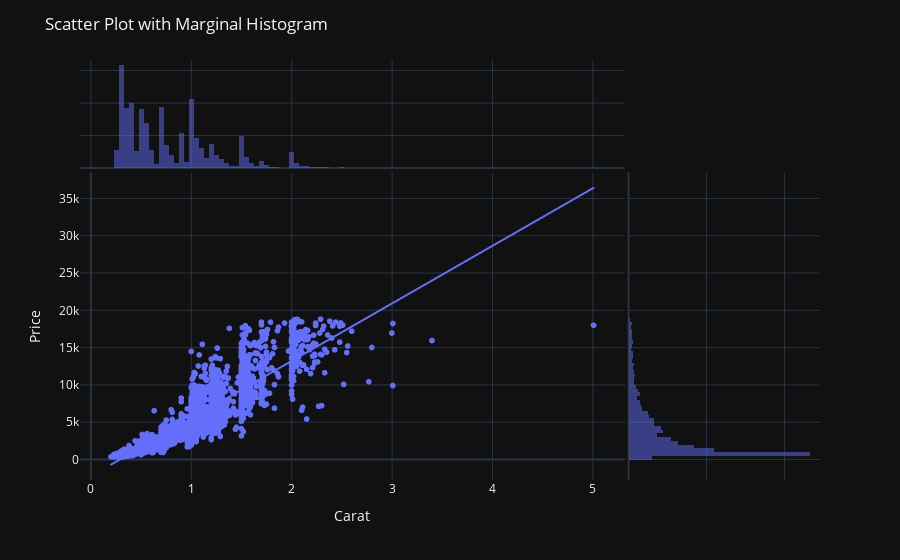

The notebook cell saved with this chart:
### Code cell
fig = px.scatter(
    df,
    x="carat",
    y="price",
    marginal_x="histogram",
    marginal_y="histogram",
    trendline="ols",
)

fig.update_layout(
    template="plotly_dark",
    title="Scatter Plot with Marginal Histogram",
    xaxis_title="Carat",
    yaxis_title="Price",
)
fig.show()

### Figure 1 — Plotly figure (JSON) as saved in the notebook; plotly's stock layout.template omitted (floating-point values rounded to 4 significant figures; data arrays with more than 128 entries replaced by an {"elided": "..."} marker saying what was removed)
{"data": [{"hovertemplate": "carat=%{x}<br>price=%{y}<extra></extra>", "legendgroup": "", "marker": {"color": "#636efa", "symbol": "circle"}, "mode": "markers", "name": "", "showlegend": false, "type": "scattergl", "x": {"elided": "5000 float values"}, "xaxis": "x", "y": {"elided": "5000 int values"}, "yaxis": "y"}, {"bingroup": "x", "hovertemplate": "carat=%{x}<br>count=%{y}<extra></extra>", "legendgroup": "", "marker": {"color": "#636efa"}, "name": "", "opacity": 0.5, "showlegend": false, "type": "histogram", "x": {"elided": "5000 float values"}, "xaxis": "x3", "yaxis": "y3"}, {"bingroup": "y", "hovertemplate": "price=%{y}<br>count=%{x}<extra></extra>", "legendgroup": "", "marker": {"color": "#636efa"}, "name": "", "opacity": 0.5, "showlegend": false, "type": "histogram", "xaxis": "x2", "y": {"elided": "5000 int values"}, "yaxis": "y2"}, {"hovertemplate": "<b>OLS trendline</b><br>price = 7718.89 * carat + -2228.8<br>R<sup>2</sup>=0.849753<br><br>carat=%{x}<br>price=%{y} <b>(trend)</b><extra></extra>", "legendgroup": "", "marker": {"color": "#636efa", "symbol": "circle"}, "mode": "lines", "name": "", "showlegend": false, "type": "scattergl", "x": {"elided": "5000 float values"}, "xaxis": "x", "y": {"elided": "5000 float values"}, "yaxis": "y"}], "layout": {"barmode": "overlay", "legend": {"tracegroupgap": 0}, "margin": {"t": 60}, "title": {"text": "Scatter Plot with Marginal Histogram"}, "xaxis": {"anchor": "y", "domain": [0, 0.7363], "title": {"text": "Carat"}}, "xaxis2": {"anchor": "y2", "domain": [0.7413, 1], "matches": "x2", "showgrid": true, "showline": false, "showticklabels": false, "ticks": ""}, "xaxis3": {"anchor": "y3", "domain": [0, 0.7363], "matches": "x", "showgrid": true, "showticklabels": false}, "xaxis4": {"anchor": "y4", "domain": [0.7413, 1], "matches": "x2", "showgrid": true, "showline": false, "showticklabels": false, "ticks": ""}, "yaxis": {"anchor": "x", "domain": [0, 0.7326], "title": {"text": "Price"}}, "yaxis2": {"anchor": "x2", "domain": [0, 0.7326], "matches": "y", "showgrid": true, "showticklabels": false}, "yaxis3": {"anchor": "x3", "domain": [0.7426, 1], "matches": "y3", "showgrid": true, "showline": false, "showticklabels": false, "ticks": ""}, "yaxis4": {"anchor": "x4", "domain": [0.7426, 1], "matches": "y3", "showgrid": true, "showline": false, "showticklabels": false, "ticks": ""}}}
